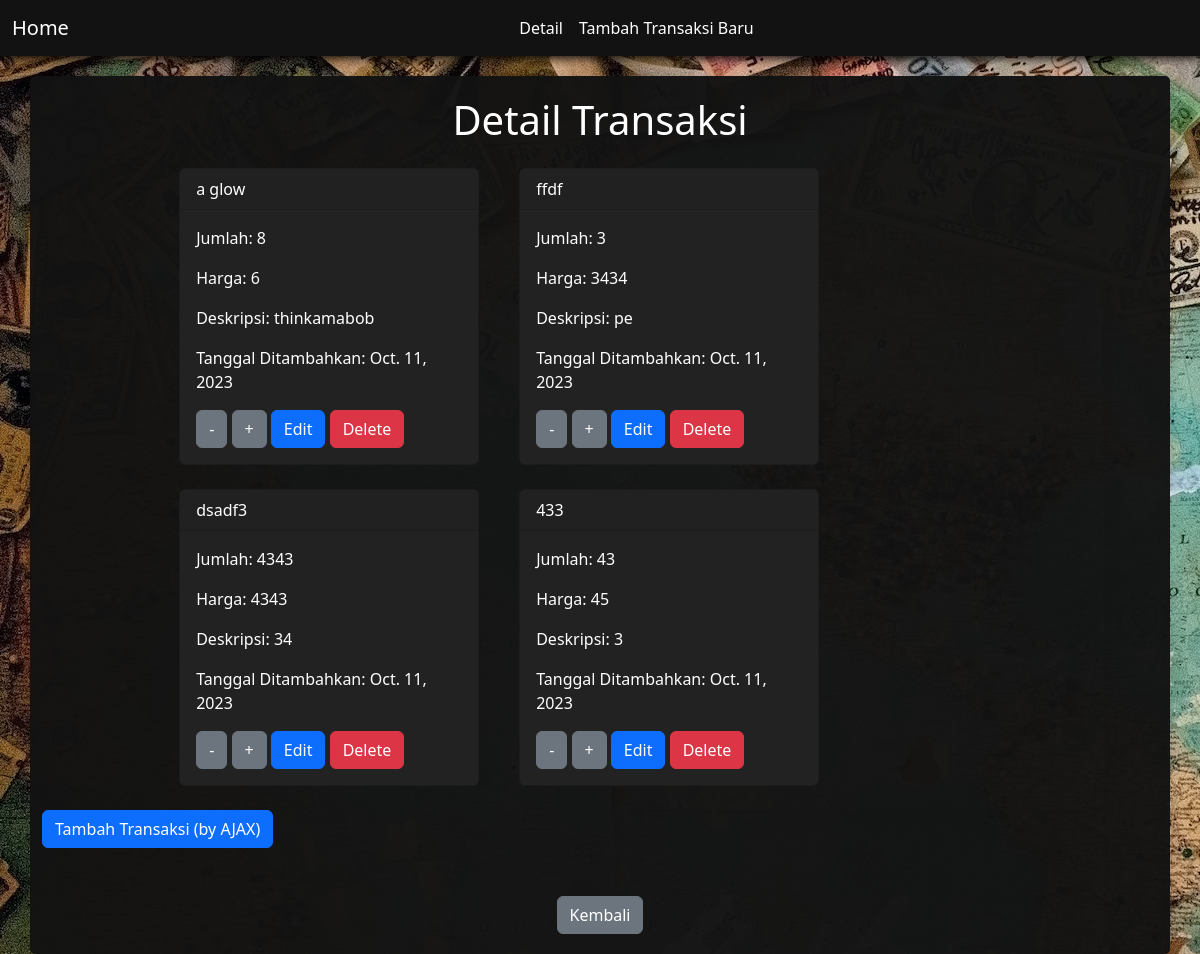
The app's page /show-detail (signed in) with its own data.
### main/models.py (models this page shows)
class Item(models.Model):
    user = models.ForeignKey(User, on_delete=models.CASCADE)
    name = models.CharField(max_length=255)
    amount = models.IntegerField()
    description = models.TextField()
    price = models.IntegerField()
    date_added = models.DateField(auto_now_add=True)

### main/views.py (the view)
# urls.py: path('show-detail', show_detail, name='show_detail'),
def show_detail(request):
    items = Item.objects.filter(user=request.user)
    context = {'items' : items }
    return render(request, "show_detail.html", context)

### main/templates/show_detail.html (shortened to what this page needs)
{% extends 'base.html' %}
{% block content %}
<div class="container shadow">
    <div class="text-center mb-4">
        <h1>Detail Transaksi</h1>
    </div>
    <div class="card-container">
        {% for item in items %}
        <div class="card mb-4" id="item_card_{{ item.pk }}">
            <div class="card-header">
                {{ item.name }}
            </div>
            <div class="card-body">
                <p class="card-text">Jumlah: {{ item.amount }}</p>
                <p class="card-text">Harga: {{ item.price }}</p>
                <p class="card-text">Deskripsi: {{ item.description }}</p>
                <p class="card-text">Tanggal Ditambahkan: {{ item.date_added }}</p>
                <a href="{% url 'main:decrease_item' item.pk %}" class="btn btn-secondary">-</a>
                <a href="{% url 'main:increase_item' item.pk %}" class="btn btn-secondary">+</a>
                <a href="{% url 'main:edit_item' item.pk %}" class="btn btn-primary">Edit</a>
                <a href="{% url 'main:delete_item' item.pk %}" class="btn btn-danger">Delete</a>
            </div>
        </div>
        {% endfor %}
    </div>
    <button type="button" class="btn btn-primary" data-bs-toggle="modal" data-bs-target="#exampleModal">Tambah Transaksi (by AJAX)</button>
    <div class="text-center mt-5">
        <a href="{% url 'main:show_main' %}" class="btn btn-secondary">Kembali</a>
    </div>
</div>
{% endblock %}

### main/templates/show_detail.html (style rules this page uses)
.container { color: white ; background-color: rgba(18, 18, 18, 0.97); }
.card-container { display: flex; flex-wrap: wrap; width: 79%; margin: 0 auto; }
.card { width: 300px; height: 200px; border-radius: 0; margin-bottom: 20px; margin-right: 20px; margin-left: 20px; color: white !important; background-color: #222222 !important; }

### records on screen
Item: name "a glow", amount "8", price "6", description "thinkamabob", date_added "Oct. 11, 2023"
Item: name "ffdf", amount "3", price "3434", description "pe", date_added "Oct. 11, 2023"
Item: name "dsadf3", amount "4343", price "4343", description "34", date_added "Oct. 11, 2023"
Item: name "433", amount "43", price "45", description "3", date_added "Oct. 11, 2023"
